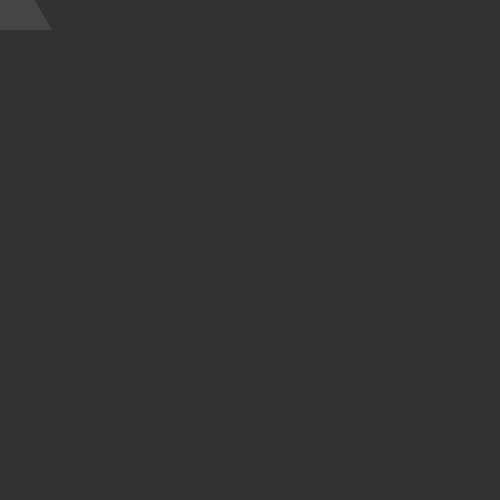
Frame 1 (no input)
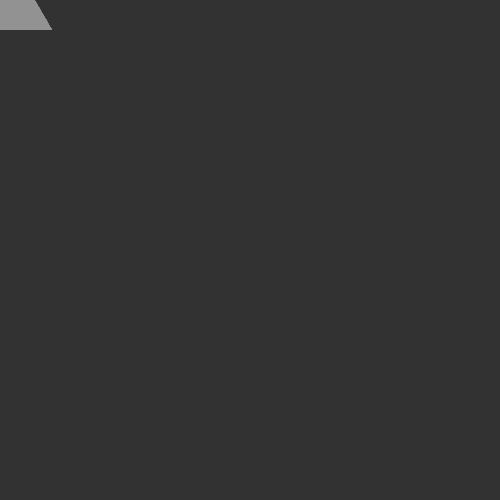
Frame 60 (the mouse pressed at the canvas centre just before this capture)
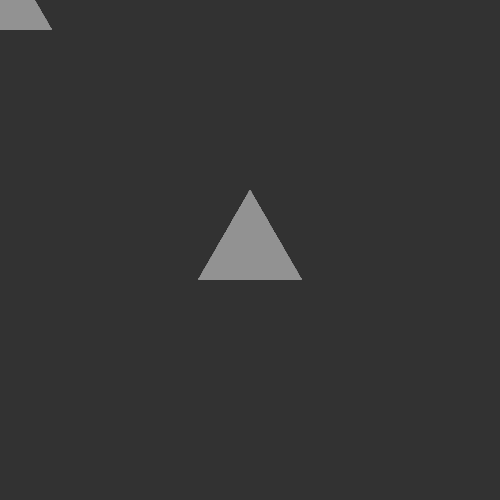
Frame 120 (the mouse held since frame 60 and released just before this capture)

The Processing sketch that drew these frames (run headless with seeded random() and noise(); from frame 60 on, the mouse is pressed at the canvas centre):

// Processing sketch: processing_115129
// ── processing_115129.pde

int r = 60;
float x1, y1, x2, y2, x3, y3;

void setup() {
  size(500,500);
  background(50);
  fill(150, 50);
  noStroke();
  frameRate(30);
}

void draw() {
  x1 = mouseX;
  y1 = mouseY - r;
  x2 = mouseX + r * cos(-PI/6);
  y2 = mouseY - r * sin(-PI/6);
  x3 = mouseX - r * cos(-PI/6);
  y3 = mouseY - r * sin(-PI/6);
  triangle(x1, y1, x2, y2, x3, y3);
}
